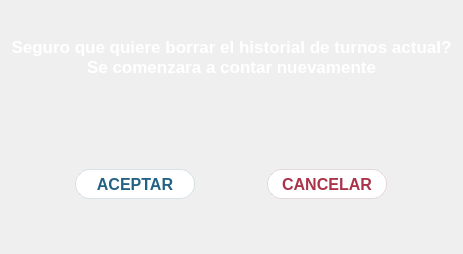
<?xml version="1.0" encoding="UTF-8"?>
<ui version="4.0">
 <class>MainWindow</class>
 <widget class="QMainWindow" name="MainWindow">
  <property name="geometry">
   <rect>
    <x>0</x>
    <y>0</y>
    <width>463</width>
    <height>254</height>
   </rect>
  </property>
  <property name="windowTitle">
   <string>MainWindow</string>
  </property>
  <property name="styleSheet">
   <string notr="true">#fondo{

	border-image: url(:/fondos/img/fondo_sin.jpg);

}

QPushButton{
	border-radius:15px;
	color: rgb(0, 73, 113);
	background-color: rgb(255, 255, 255);
}

#btn1{
	color: rgba(0, 73, 113, 220);
	border: 1px solid rgba(0, 73, 113,30);
}

#btn2{
	color: rgba(157, 19, 45,220);	
	border: 1px solid rgba(95, 12, 28, 30);
}

#btn1:pressed{
	
	background-color: rgb(160, 159, 176);
	color: rgba(0, 73, 113, 240);
  	border-style: solid;
    border-width: 2px;
	border-color: rgba(0, 73, 113,20);
}

#btn2:pressed{	
	background-color: rgb(160, 159, 176);
	color: rgba(157, 19, 45,240);
  	border-style: solid;
    border-width: 2px;
	border-color: rgba(95, 12, 28, 20);

}

QLabel{
color: white;
}</string>
  </property>
  <widget class="QWidget" name="centralwidget">
   <layout class="QVBoxLayout" name="verticalLayout">
    <property name="spacing">
     <number>0</number>
    </property>
    <property name="leftMargin">
     <number>0</number>
    </property>
    <property name="topMargin">
     <number>0</number>
    </property>
    <property name="rightMargin">
     <number>0</number>
    </property>
    <property name="bottomMargin">
     <number>0</number>
    </property>
    <item>
     <widget class="QWidget" name="fondo" native="true">
      <layout class="QVBoxLayout" name="verticalLayout_2">
       <property name="spacing">
        <number>0</number>
       </property>
       <property name="leftMargin">
        <number>0</number>
       </property>
       <property name="topMargin">
        <number>0</number>
       </property>
       <property name="rightMargin">
        <number>0</number>
       </property>
       <property name="bottomMargin">
        <number>0</number>
       </property>
       <item>
        <widget class="QWidget" name="widget_3" native="true">
         <layout class="QVBoxLayout" name="verticalLayout_3">
          <item>
           <widget class="QLabel" name="label">
            <property name="font">
             <font>
              <pointsize>13</pointsize>
              <bold>true</bold>
             </font>
            </property>
            <property name="text">
             <string>Seguro que quiere borrar el historial de turnos actual?
Se comenzara a contar nuevamente</string>
            </property>
            <property name="alignment">
             <set>Qt::AlignCenter</set>
            </property>
           </widget>
          </item>
         </layout>
        </widget>
       </item>
       <item>
        <widget class="QWidget" name="widget_2" native="true">
         <property name="minimumSize">
          <size>
           <width>0</width>
           <height>140</height>
          </size>
         </property>
         <layout class="QHBoxLayout" name="horizontalLayout">
          <item>
           <widget class="QPushButton" name="btn1">
            <property name="minimumSize">
             <size>
              <width>120</width>
              <height>30</height>
             </size>
            </property>
            <property name="maximumSize">
             <size>
              <width>100</width>
              <height>16777215</height>
             </size>
            </property>
            <property name="font">
             <font>
              <pointsize>12</pointsize>
              <bold>true</bold>
             </font>
            </property>
            <property name="text">
             <string>ACEPTAR</string>
            </property>
           </widget>
          </item>
          <item>
           <widget class="QPushButton" name="btn2">
            <property name="minimumSize">
             <size>
              <width>120</width>
              <height>30</height>
             </size>
            </property>
            <property name="maximumSize">
             <size>
              <width>100</width>
              <height>16777215</height>
             </size>
            </property>
            <property name="font">
             <font>
              <pointsize>12</pointsize>
              <bold>true</bold>
             </font>
            </property>
            <property name="text">
             <string>CANCELAR</string>
            </property>
           </widget>
          </item>
         </layout>
        </widget>
       </item>
      </layout>
     </widget>
    </item>
   </layout>
  </widget>
 </widget>
 <resources>
  <include location="fondos.qrc"/>
  <include location="iconos.qrc"/>
 </resources>
 <connections/>
</ui>
